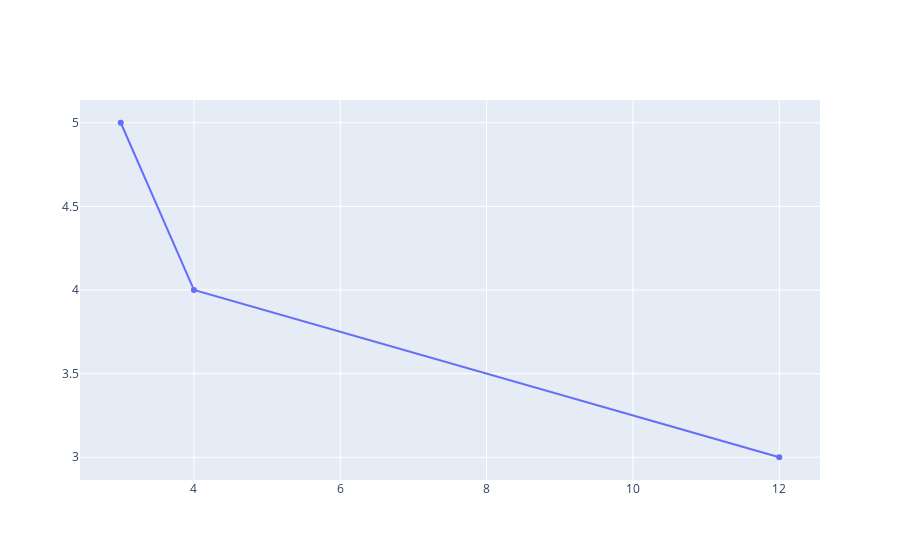

The notebook cell this image was saved under:
### Code cell
x=[12,4,3]
y=[3,4,5,6]
fig=go.Figure(go.Scatter(x=x,y=y, mode="lines+markers"))
fig.show()

### Figure 1 — Plotly figure (JSON) as saved in the notebook; plotly's stock layout.template omitted (floating-point values rounded to 4 significant figures)
{"data": [{"mode": "lines+markers", "type": "scatter", "x": [12, 4, 3], "y": [3, 4, 5, 6]}], "layout": {}}
